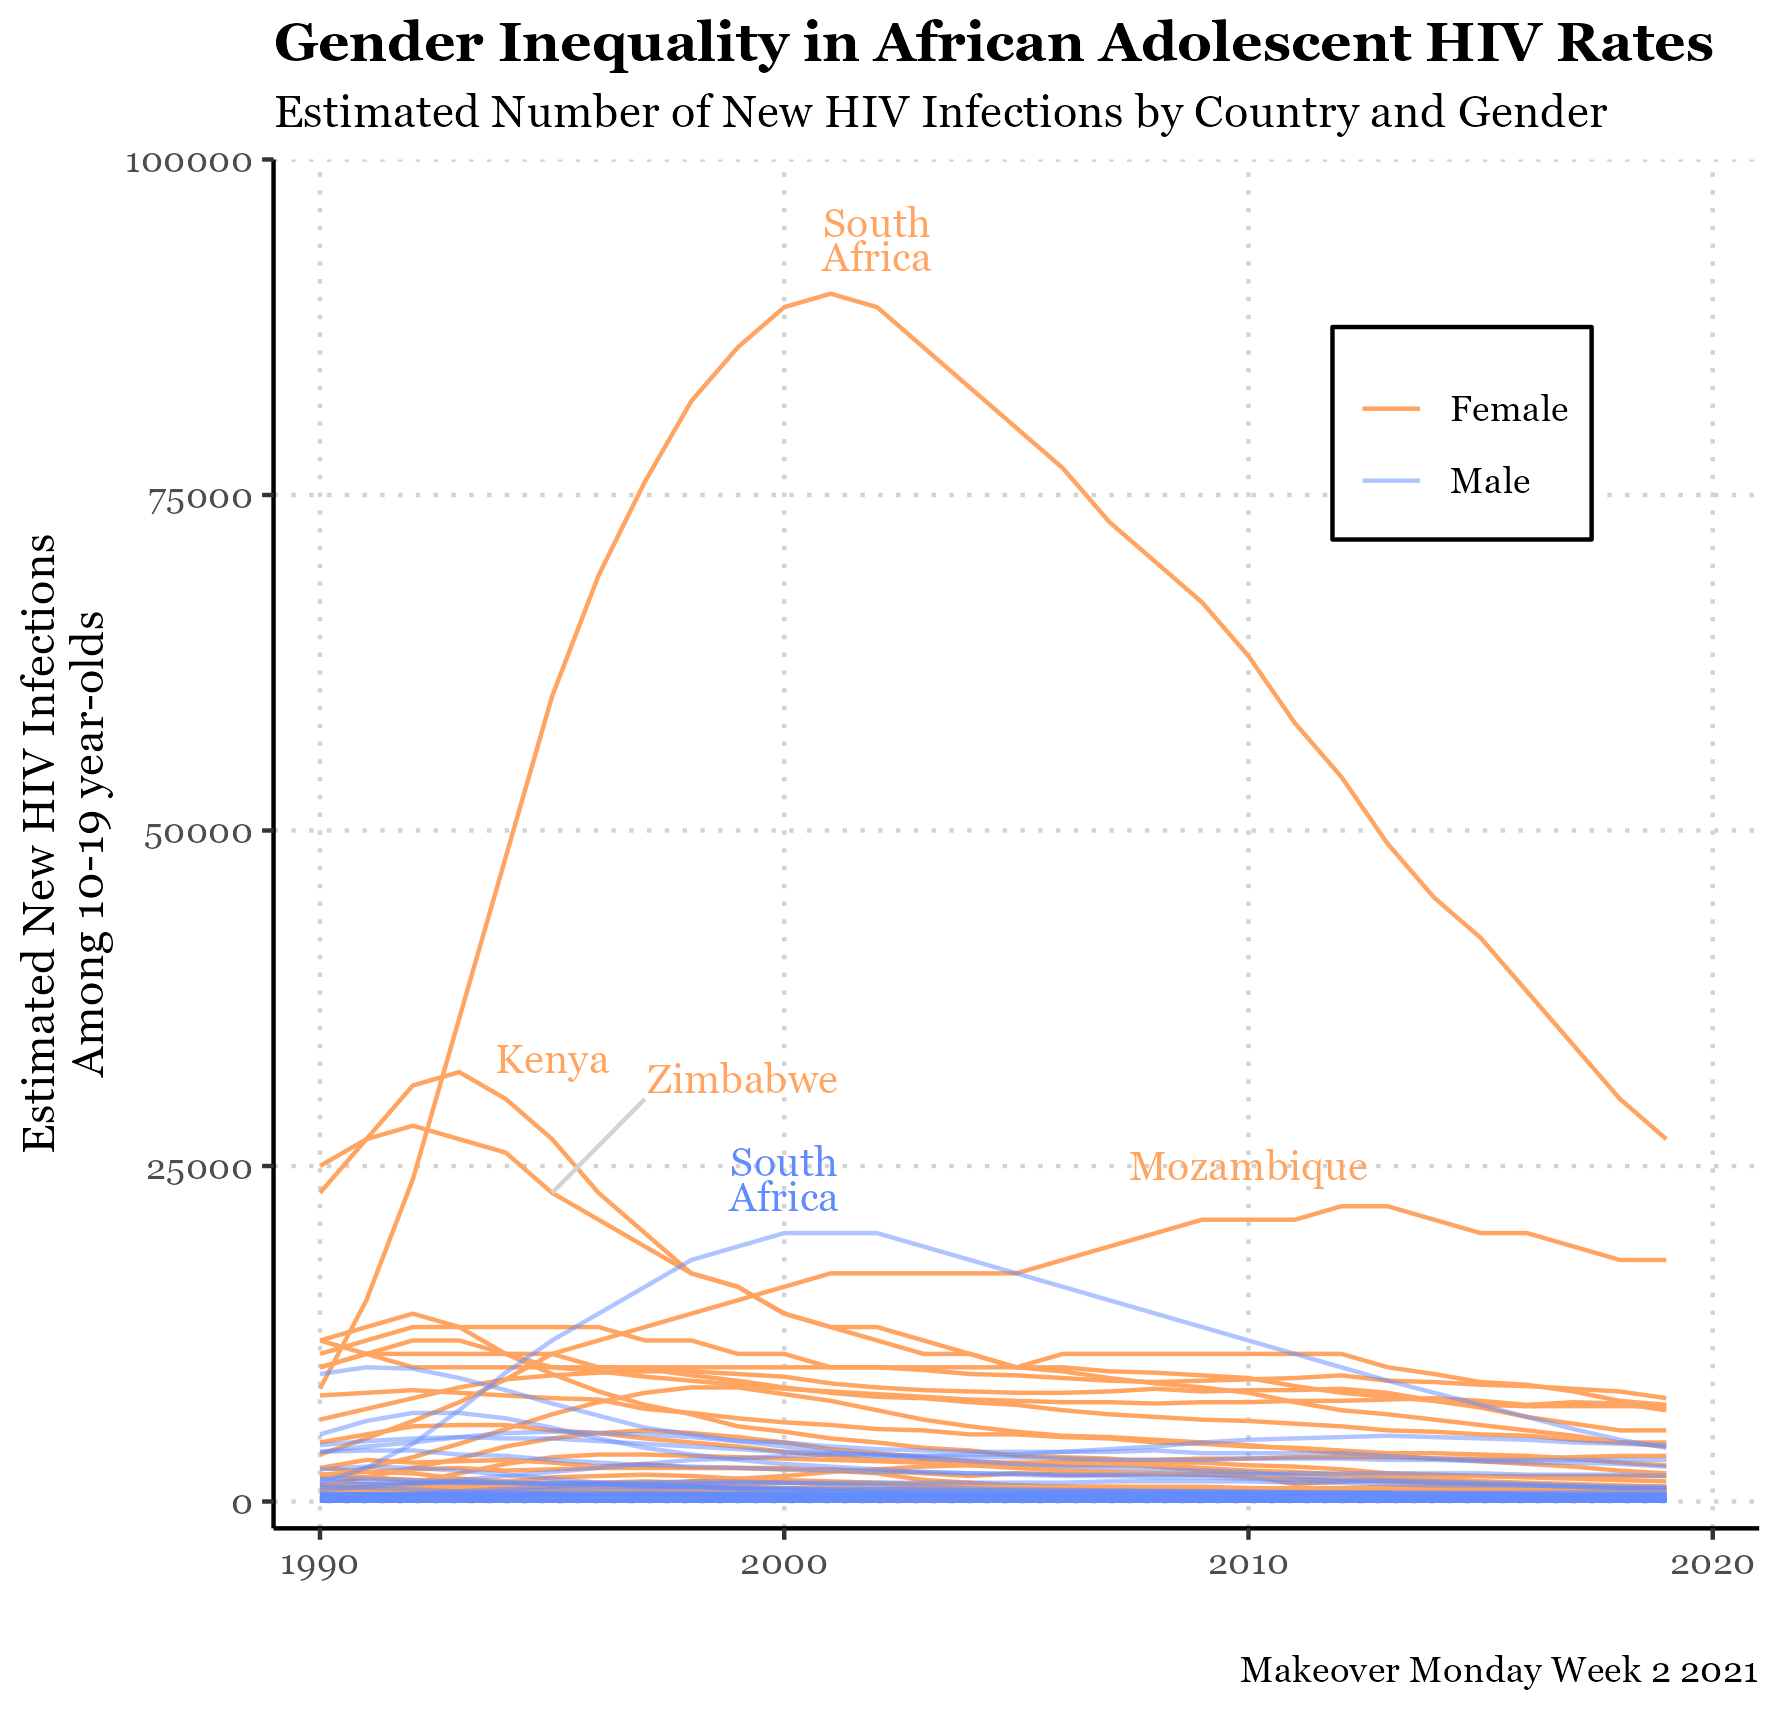

The R source for this figure:
df <- read.csv("https://query.data.world/s/ukvgbvp4zpb2ljqds4rlvodyfjvfwk", 
               header=TRUE, 
               stringsAsFactors=FALSE)

library(tidyverse)

df %>%
  view()


p <- df %>%
  ggplot(aes(x = Year, y = Estimated.number.of.annual.new.HIV.infections,
             group = interaction(Country, Sex), color = Sex, alpha = Sex)) +
  geom_line() +
  scale_color_manual(values = c("#FFA561", "#618BFF")) +
  scale_y_continuous(limits = c(-2000, 100000),
                     expand = c(0, 0)) +
  scale_x_continuous(expand = c(0, 0),
                     limits = c(1989, 2021)) +
  scale_alpha_manual(values = c(1, .5)) +
  labs(title = "Gender Inequality in African Adolescent HIV Rates",
       subtitle = "Estimated Number of New HIV Infections by Country and Gender",
       y = "Estimated New HIV Infections\nAmong 10-19 year-olds",
       x = "",
       caption = "Makeover Monday Week 2 2021") +
  annotate("text", x = 2002, y = 94000,
           label = "South\nAfrica", family = "Georgia",
           color = "#FFA561", size = 3.5, lineheight = .7) +
  annotate("text", x = 2010, y = 25000,
           label = "Mozambique", family = "Georgia",
           color = "#FFA561", size = 3.5) +
  annotate("text", x = 2000, y = 24000,
           label = "South\nAfrica", family = "Georgia",
           color = "#618BFF", size = 3.5, lineheight = .7) +
  annotate("text", x = 1995, y = 33000,
           label = "Kenya", family = "Georgia",
           color = "#FFA561", size = 3.5) +
  annotate("text", x = 1999.1, y = 31500,
           label = "Zimbabwe", family = "Georgia",
           color = "#FFA561", size = 3.5) +
  annotate("segment", x = 1995, xend = 1997,
           y = 23000, yend = 30000, 
           color = "lightgrey") +
  theme_classic() + 
  theme(
    panel.grid.major = element_line(linetype = "dotted",
                                    color = "lightgrey"),
    text = element_text(family = "Georgia"),
    plot.title = element_text(face = "bold"),
    legend.position = c(.8, .8),
    legend.background = element_rect(color = "black",
                                     fill = "white"),
    legend.title = element_blank()
  )
  
p

df %>%
  filter(Year == 1995) %>%
  select(Country, Sex, Estimated.number.of.annual.new.HIV.infections) %>%
  arrange(desc(Estimated.number.of.annual.new.HIV.infections)) %>%
  view()

ggsave("HIV Rates Among African Adolescents/HIVteensAfrica.png",
       plot = p,
       width = 5.94,
       height = 5.71,
       units = "in")
  
  
  
  
  
  
